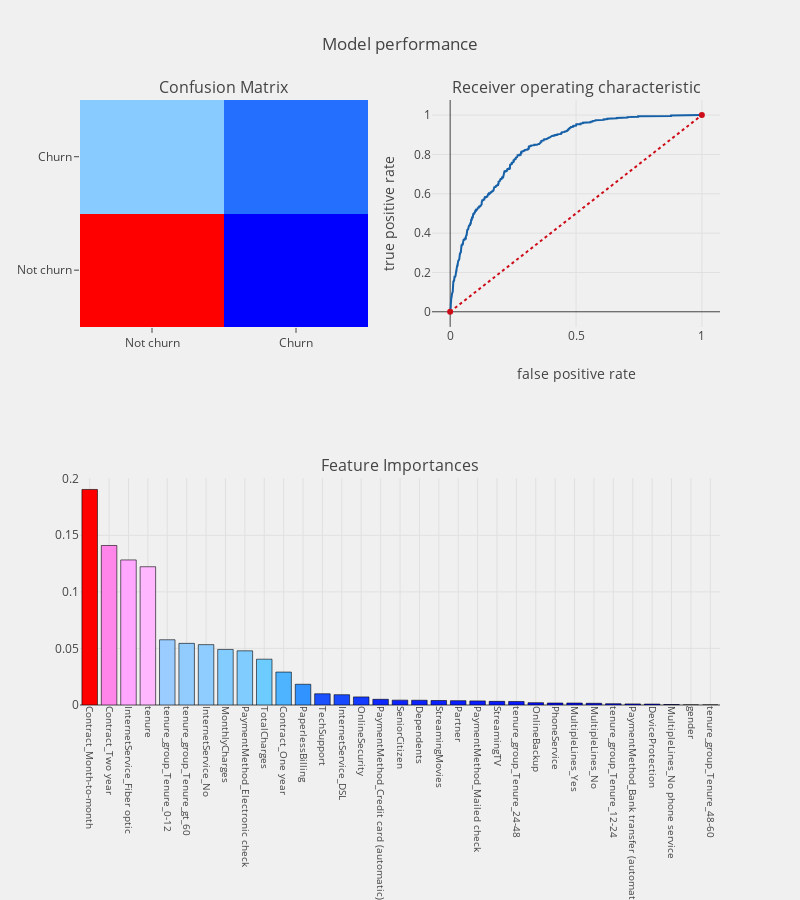

Notebook code cell kept with this figure:
### Code cell
from sklearn.ensemble import RandomForestClassifier

#function attributes
#columns  - column used
#nf_estimators   - The number of trees in the forest.
#estimated_tree  - tree number to be displayed
#maximum_depth   - depth of the tree
#criterion_type  - split criterion type ["gini" or "entropy"]
#Model performance - prints performance of model

def plot_tree_randomforest(columns,nf_estimators,
                           estimated_tree,maximum_depth,
                           criterion_type,model_performance = None) :

    dataframe = df_telcom_og[columns + target_col].copy()

    #train and test datasets
    rf_x = dataframe[[i for i in columns if i not in target_col]]
    rf_y = dataframe[target_col]

    #random forest classifier
    rfc = RandomForestClassifier(n_estimators = nf_estimators,
                                   max_depth = maximum_depth,
                                   criterion = criterion_type,
                                  )
    rfc.fit(rf_x,rf_y)

    estimated_tree = rfc.estimators_[estimated_tree]

    graph = Source(tree.export_graphviz(estimated_tree,out_file=None,
                                        rounded=True,proportion = False,
                            feature_names = columns,
                            precision  = 2,
                            class_names=["Not churn","Churn"],
                            filled = True))
    display(graph)

    #model performance
    if model_performance == True :
        telecom_churn_prediction(rfc,
                                 rf_x,test_X[columns],
                                 rf_y,test_Y,
                                 columns,"features",threshold_plot = True)


cols1 = [ i for i in train_X.columns if i not in target_col + Id_col]
plot_tree_randomforest(cols1,100,99,3,"entropy",True)

### Figure 1 — Plotly figure (JSON) as saved in the notebook; plotly's stock layout.template omitted (floating-point values rounded to 4 significant figures; data arrays with more than 128 entries replaced by an {"elided": "..."} marker saying what was removed)
{"data": [{"colorscale": "Picnic", "name": "matrix", "showscale": false, "type": "heatmap", "uid": "626052a2-7e40-4622-a919-3f02443e2d70", "x": ["Not churn", "Churn"], "xaxis": "x", "y": ["Not churn", "Churn"], "yaxis": "y", "z": [[1222, 46], [359, 131]]}, {"line": {"color": "rgb(22, 96, 167)", "width": 2}, "name": "Roc : 0.6155346681259254", "type": "scatter", "uid": "f90ddc9f-ffda-4a03-ba7b-043a63562a05", "x": {"elided": "626 float values"}, "xaxis": "x2", "y": {"elided": "626 float values"}, "yaxis": "y2"}, {"line": {"color": "rgb(205, 12, 24)", "dash": "dot", "width": 2}, "type": "scatter", "uid": "e1ebf7fe-6b5b-4b73-a21d-88a643ddb5da", "x": [0, 1], "xaxis": "x2", "y": [0, 1], "yaxis": "y2"}, {"marker": {"color": [0.1905, 0.141, 0.1282, 0.1222, 0.05765, 0.05447, 0.05335, 0.04911, 0.04788, 0.04049, 0.02909, 0.01832, 0.009922, 0.009105, 0.007164, 0.005029, 0.004299, 0.004209, 0.003964, 0.003806, 0.003622, 0.003213, 0.003118, 0.002046, 0.001743, 0.001741, 0.001503, 0.00113, 0.0009724, 0.0008084, 0.000408, 3.508e-05, 0], "colorscale": "Picnic", "line": {"color": "black", "width": 0.6}}, "name": "coefficients", "type": "bar", "uid": "d8e1d052-542d-4655-a1ea-5ffa5ac28c0e", "x": ["Contract_Month-to-month", "Contract_Two year", "InternetService_Fiber optic", "tenure", "tenure_group_Tenure_0-12", "tenure_group_Tenure_gt_60", "InternetService_No", "MonthlyCharges", "PaymentMethod_Electronic check", "TotalCharges", "Contract_One year", "PaperlessBilling", "TechSupport", "InternetService_DSL", "OnlineSecurity", "PaymentMethod_Credit card (automatic)", "SeniorCitizen", "Dependents", "StreamingMovies", "Partner", "PaymentMethod_Mailed check", "StreamingTV", "tenure_group_Tenure_24-48", "OnlineBackup", "PhoneService", "MultipleLines_Yes", "MultipleLines_No", "tenure_group_Tenure_12-24", "PaymentMethod_Bank transfer (automatic)", "DeviceProtection", "MultipleLines_No phone service", "gender", "tenure_group_Tenure_48-60"], "xaxis": "x3", "y": [0.1905, 0.141, 0.1282, 0.1222, 0.05765, 0.05447, 0.05335, 0.04911, 0.04788, 0.04049, 0.02909, 0.01832, 0.009922, 0.009105, 0.007164, 0.005029, 0.004299, 0.004209, 0.003964, 0.003806, 0.003622, 0.003213, 0.003118, 0.002046, 0.001743, 0.001741, 0.001503, 0.00113, 0.0009724, 0.0008084, 0.000408, 3.508e-05, 0], "yaxis": "y3"}], "layout": {"annotations": [{"font": {"size": 16}, "showarrow": false, "text": "Confusion Matrix", "x": 0.225, "xanchor": "center", "xref": "paper", "y": 1, "yanchor": "bottom", "yref": "paper"}, {"font": {"size": 16}, "showarrow": false, "text": "Receiver operating characteristic", "x": 0.775, "xanchor": "center", "xref": "paper", "y": 1, "yanchor": "bottom", "yref": "paper"}, {"font": {"size": 16}, "showarrow": false, "text": "Feature Importances", "x": 0.5, "xanchor": "center", "xref": "paper", "y": 0.375, "yanchor": "bottom", "yref": "paper"}], "autosize": false, "height": 900, "margin": {"b": 195}, "paper_bgcolor": "rgba(240,240,240, 0.95)", "plot_bgcolor": "rgba(240,240,240, 0.95)", "showlegend": false, "title": {"text": "Model performance"}, "width": 800, "xaxis": {"anchor": "y", "domain": [0, 0.45]}, "xaxis2": {"anchor": "y2", "domain": [0.55, 1], "title": {"text": "false positive rate"}}, "xaxis3": {"anchor": "y3", "domain": [0, 1], "showgrid": true, "tickangle": 90, "tickfont": {"size": 10}}, "yaxis": {"anchor": "x", "domain": [0.625, 1]}, "yaxis2": {"anchor": "x2", "domain": [0.625, 1], "title": {"text": "true positive rate"}}, "yaxis3": {"anchor": "x3", "domain": [0, 0.375]}}}
